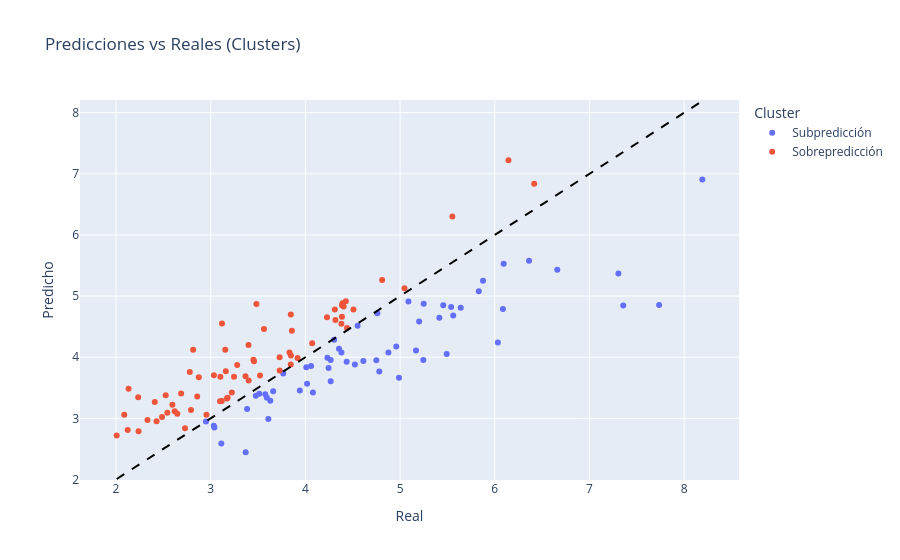

The notebook cell this image was saved under:
### Code cell
# Cluster: sobre/sub predicción respecto a la identidad
residuos = y_pred - y_test
cluster = pd.Series(['Sobrepredicción' if r > 0 else 'Subpredicción' for r in residuos], 
                     index=y_test.index)

# Visualizar con los 2 clusters
fig = px.scatter(x=y_test, y=y_pred, color=cluster,
                 labels={'x':'Real','y':'Predicho','color':'Cluster'},
                 title='Predicciones vs Reales (Clusters)')
fig.add_shape(type='line', x0=y_test.min(), y0=y_test.min(),
             x1=y_test.max(), y1=y_test.max(),
             line=dict(color='black', dash='dash', width=2))
fig.show()

# Estadísticas por cluster
print("\nEstadísticas por cluster:")
print(f"Sobrepredicción: {(cluster == 'Sobrepredicción').sum()} casos, residuo medio: {residuos[cluster == 'Sobrepredicción'].mean():.4f}")
print(f"Subpredicción: {(cluster == 'Subpredicción').sum()} casos, residuo medio: {residuos[cluster == 'Subpredicción'].mean():.4f}")

### Figure 1 — Plotly figure (JSON) as saved in the notebook; plotly's stock layout.template omitted (floating-point values rounded to 4 significant figures)
{"data": [{"hovertemplate": "Cluster=Subpredicción<br>Real=%{x}<br>Predicho=%{y}<extra></extra>", "legendgroup": "Subpredicción", "marker": {"color": "#636efa", "symbol": "circle"}, "mode": "markers", "name": "Subpredicción", "orientation": "v", "showlegend": true, "type": "scatter", "x": [6.66, 7.357, 5.414, 4.355, 4.749, 5.492, 4.76, 5.64, 3.766, 3.032, 3.659, 4.78, 4.06, 5.561, 4.232, 4.436, 3.476, 5.249, 5.245, 4.988, 5.831, 4.245, 4.96, 5.088, 4.38, 7.736, 6.094, 4.009, 3.941, 4.877, 5.539, 3.629, 6.362, 6.086, 3.369, 5.456, 3.038, 5.201, 4.551, 4.267, 4.304, 3.513, 3.112, 3.608, 7.306, 3.384, 3.576, 5.168, 8.192, 4.079, 5.876, 6.033, 4.267, 3.593, 2.949, 4.612, 4.523, 4.018], "xaxis": "x", "y": [5.43, 4.845, 4.644, 4.138, 3.95, 4.052, 4.72, 4.811, 3.735, 2.878, 3.441, 3.767, 3.856, 4.682, 3.99, 3.925, 3.371, 4.873, 3.955, 3.665, 5.08, 3.825, 4.175, 4.909, 4.078, 4.854, 5.531, 3.834, 3.454, 4.078, 4.82, 3.288, 5.58, 4.79, 2.445, 4.848, 2.85, 4.586, 4.515, 3.953, 4.285, 3.402, 2.588, 2.987, 5.368, 3.15, 3.395, 4.109, 6.905, 3.422, 5.252, 4.239, 3.606, 3.338, 2.947, 3.938, 3.88, 3.566], "yaxis": "y"}, {"hovertemplate": "Cluster=Sobrepredicción<br>Real=%{x}<br>Predicho=%{y}<extra></extra>", "legendgroup": "Sobrepredicción", "marker": {"color": "#EF553B", "symbol": "circle"}, "mode": "markers", "name": "Sobrepredicción", "orientation": "v", "showlegend": true, "type": "scatter", "x": [3.728, 4.228, 2.687, 4.386, 3.483, 4.439, 2.857, 3.172, 3.401, 3.033, 4.507, 3.368, 2.792, 3.845, 2.541, 3.457, 2.087, 3.846, 2.132, 4.38, 3.246, 2.332, 4.392, 3.857, 4.81, 2.955, 4.403, 2.234, 3.832, 3.279, 3.179, 3.117, 2.238, 5.552, 2.779, 4.072, 4.386, 3.847, 5.046, 2.007, 2.874, 2.62, 2.428, 6.145, 3.451, 3.399, 3.098, 6.417, 2.123, 2.409, 3.223, 2.524, 2.814, 3.521, 4.427, 2.728, 2.647, 3.16, 4.311, 3.119, 3.102, 3.728, 4.317, 3.562, 2.595, 3.917, 3.154, 2.486], "xaxis": "x", "y": [3.783, 4.655, 3.407, 4.849, 4.871, 4.48, 3.359, 3.324, 3.617, 3.703, 4.78, 3.688, 3.138, 3.88, 3.089, 3.934, 3.06, 4.699, 3.484, 4.549, 3.68, 2.973, 4.881, 4.431, 5.263, 3.058, 4.83, 3.346, 4.075, 3.873, 3.334, 3.283, 2.79, 6.301, 3.757, 4.227, 4.662, 4.027, 5.129, 2.72, 3.673, 3.117, 2.952, 7.224, 3.958, 4.198, 3.28, 6.838, 2.809, 3.265, 3.422, 3.377, 4.124, 3.7, 4.913, 2.837, 3.073, 3.771, 4.778, 4.552, 3.679, 3.999, 4.608, 4.461, 3.223, 3.988, 4.122, 3.021], "yaxis": "y"}], "layout": {"legend": {"title": {"text": "Cluster"}, "tracegroupgap": 0}, "shapes": [{"line": {"color": "black", "dash": "dash", "width": 2}, "type": "line", "x0": 2.007, "x1": 8.192, "y0": 2.007, "y1": 8.192}], "title": {"text": "Predicciones vs Reales (Clusters)"}, "xaxis": {"anchor": "y", "domain": [0, 1], "title": {"text": "Real"}}, "yaxis": {"anchor": "x", "domain": [0, 1], "title": {"text": "Predicho"}}}}
